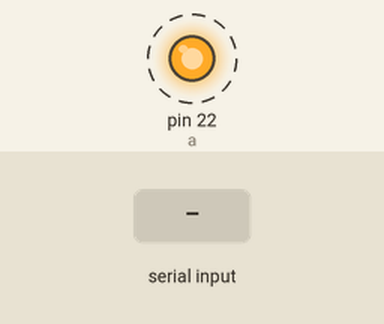
Simulated run of this sketch. Board: Arduino Mega 2560, built with avr-gcc and run on an emulated ATmega2560. On the bench: output pins drawn as LEDs (lit = HIGH). Dashed ring = blinking. The test bench sets the inputs (shaded band).

Above: at 1.25 s.
1.3 s: "90,45\n" received over Serial
4.3 s: "30,150\n" received over Serial
At 4.43 s:
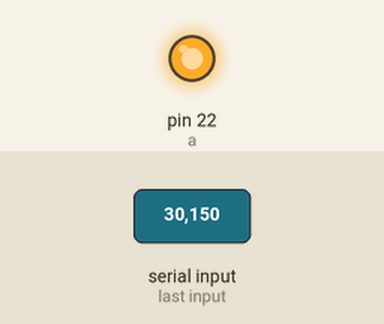
At 5.4 s:
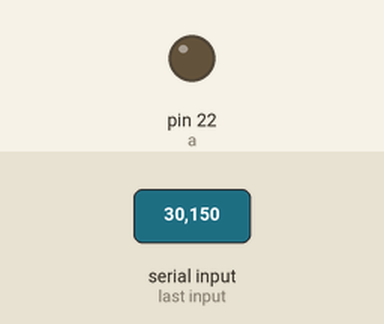
6.0 s: "90\n" received over Serial
At 8.5 s:
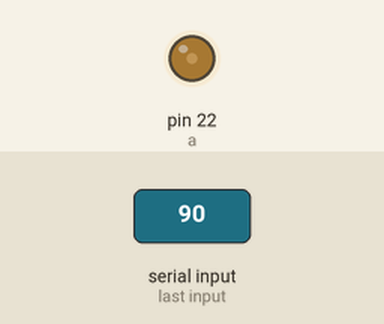
Timing chart, 0 to 10.0 s (numbered marks = the images above; inputs shaded):
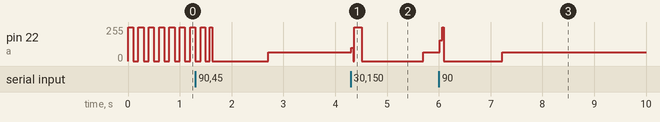

Measured:
- after the input at 4.3 s, pin 22 (a): 66/255 → 255/255 at once, → 0/255 0.20 s later, → 66/255 1.2 s later
- after the input at 6.0 s, pin 22 (a): 66/255 → 0/255 at once, → 66/255 1.2 s later

The sketch:

SerialEvents.ino
```cpp
int a = 22;
int t = 100;

void serialEvent(){
    t = Serial.parseInt();
}

void setup() {
  Serial.begin(9600);

  pinMode(a, OUTPUT);
  digitalWrite(a, LOW);
}

void loop() {

  digitalWrite(a, HIGH);
  delay(t);

  digitalWrite(a, LOW);
  delay(t);
}
```
